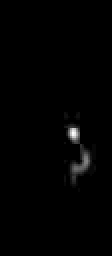
//> input picture frame 74 of build/out.avi, 56 x 128 px (shown 2 times larger)
$ ./FootDetection   (built with g++ and OpenCV 4)
//> lines starting //> are read from the running program, lines starting //| are printed output that depends on the picture; after the words box and inside, x2 and y2 are one past the last pixel; in counts of white or black regions, pixels touching at a corner belong together
#include <opencv2/highgui.hpp>
#include <opencv2/video.hpp>
#include <opencv2/imgproc.hpp>
#include <vector>
#include <iostream>
#include <chrono>
using namespace std;
using namespace cv;

// [28 lines left out: functions type2str, compareContourX, not called in this run]
class PressureData
{
public:
	double Mx, My, force, Fx, Fy;
	PressureData();
	PressureData(double Mx, double My, double force);
	PressureData& operator=(const PressureData& pData)
	{
		// 处理自我赋值
		if (this == &pData) return *this;
		Mx = pData.Mx;
		My = pData.My;
		force = pData.force;
		Fx = pData.Fx;
		Fy = pData.Fy;
		// 处理链式赋值
		return *this;
	}
	// [14 lines left out: functions retriveData, swap, not called in this run]
	void printData()
	{
		printf("Mx: %f\tMy: %f\t Force: %f\tFx: %f\tFy: %f\n", Mx, My, force, Fx, Fy);
	}
};
PressureData::PressureData()
{
	Mx = My = force = Fx = Fy = 0;
}
PressureData::PressureData(double _Mx, double _My, double _force)
{
	Mx = _Mx;
	My = _My;
	force = _force;
	Fx = Mx / _force;
	Fy = My / _force;
}
static Scalar leftScalar(-1, -1, -1, -1), rightScalar(-1, -1, -1, -1);
static int leftGaitCnt = 0;
static int rightGaitCnt = 0;
inline Scalar bottomPoint(Mat m)
{
	Scalar pos(-1, -1, -1, -1);
	for (int y = 0; y < m.rows; y++)
	{
		const uchar* inData = m.ptr<uchar>(y);
		for (int x = 0; x < m.cols; x++)
		{
			if (inData[x])
			{
				pos[0] = x;
				pos[1] = y;
			}
		}
	}
	for (int y = m.rows-1; 0<=y ; y--)
	{
		const uchar* inData = m.ptr<uchar>(y);
		for (int x = m.cols-1; 0<=x; x--)
		{
			if (inData[x])
			{
				pos[2] = x;
				pos[3] = y;
			}
		}
	}
	return pos;
}
int main()
{
	VideoCapture cap("out.avi");
	Mat frame;
	namedWindow("Frame", cv::WINDOW_NORMAL);
	namedWindow("Binary", cv::WINDOW_NORMAL);
	namedWindow("leftMask", cv::WINDOW_NORMAL);
	namedWindow("rightMask", cv::WINDOW_NORMAL);
	namedWindow("left", cv::WINDOW_NORMAL);
	namedWindow("right", cv::WINDOW_NORMAL);
	// [6 lines of commented-out code are left out]

	Mat dilateEle = getStructuringElement(cv::MORPH_DILATE, cv::Size(3, 9));

	while (true)
	{
		PressureData lData;
		PressureData rData;
		auto start = std::chrono::high_resolution_clock::now();
		cap >> frame;
//> frame is the input picture: 128 rows x 56 cols, CV_8UC3; min 0, max 31, mean 0.2
		if (frame.empty()) break;
		Mat grey;
		frame *= 5;
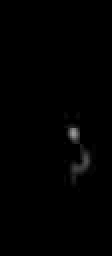
//> frame: 128 rows x 56 cols, CV_8UC3 (shown 2 times larger); 3.85% of pixels changed, all inside (x1, y1, x2, y2) = (32, 56, 48, 96)
		copyMakeBorder(frame, frame, 1, 0, 1, 0, BORDER_CONSTANT, Scalar(0));
//> frame: 129 rows x 57 cols, CV_8UC3
		if (frame.channels() == 3) cvtColor(frame, grey, COLOR_BGR2GRAY);
		Mat binary = grey.clone();
		threshold(binary, binary, 0, 255, THRESH_BINARY);
		dilate(binary, binary, dilateEle, Point(-1,-1), 2);
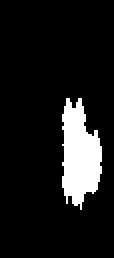
//> binary: 129 rows x 57 cols, CV_8UC1 (shown 2 times larger); 10.4% white; 1 white region
		vector<vector<Point2i>> contours, leftContour, rightContour;
		findContours(binary, contours, RETR_EXTERNAL, CHAIN_APPROX_NONE);
//> contours = 1 contour; box (x1, y1, x2, y2) and area: (31, 49, 51, 105) 690
		if (contours.size()<1)
		{
			cout << "contours number invalid" << endl;
			leftGaitCnt = 0;
			rightGaitCnt = 0;
			continue;
		}
		if (2 < contours.size()) break; // serious error, 之后加入报错机制
		double output[6] = { 0,0,0,0,0,0 };
		Mat leftMask = Mat::zeros(Size(frame.cols, frame.rows), CV_8UC1);
		Mat rightMask = Mat::zeros(Size(frame.cols, frame.rows), CV_8UC1);
		Mat left = Mat::zeros(Size(frame.cols, frame.rows), CV_8UC1);
		Mat right = Mat::zeros(Size(frame.cols, frame.rows), CV_8UC1);
		std::sort(contours.begin(), contours.end(), compareContourX);
		if (contours.size() < 2)
		{
			Rect r = boundingRect(Mat(contours[0]));
//> r = Rect(31, 49, 20, 56)
			Point br = (r.br()+r.tl())/2;
//> br = Point(41, 77)
			if ( br.x< frame.cols/2)
			{
				drawContours(leftMask, contours, -1, Scalar(255), -1);
				grey.copyTo(left, leftMask);
				Moments lM = moments(left);
				lData = PressureData(lM.m10, lM.m01, sum(left)[0]);
				if (frame.cols / 2 <lData.Fx) swap(lData, rData);
			}
			else
			{
				drawContours(rightMask, contours, -1, Scalar(255), -1);
				grey.copyTo(right, rightMask);
				Moments rM = moments(right);
//> rM = moments, m00 8635, centre m10/m00, m01/m00 = (39.44, 75.55)
				rData = PressureData(rM.m10, rM.m01, sum(right)[0]);
				if (rData.Fx < frame.cols / 2) swap(lData, rData);
			}
		}
		else
		{
			leftContour.push_back(contours[0]);
			rightContour.push_back(contours[1]);
			drawContours(leftMask, leftContour, -1, Scalar(255), -1);
			drawContours(rightMask, rightContour, -1, Scalar(255),-1);
			grey.copyTo(left, leftMask);
			grey.copyTo(right, rightMask);
			Moments lM = moments(left);
			lData = PressureData(lM.m10, lM.m01, sum(left)[0]);
			Moments rM = moments(right);
			rData = PressureData(rM.m10, rM.m01, sum(right)[0]);
			if (lData.Fx < rData.Fx) swap(lData, rData);
		}
		if (lData.force)
		{
			leftGaitCnt++;
			leftScalar = bottomPoint(left)[0];
		}
		else
		{
			leftGaitCnt = 0;
		}
		if (rData.force)
		{
			rightGaitCnt++;
			rightScalar = bottomPoint(right);
//> rightScalar = Scalar(40, 96, 33, 57)
		}
		if (leftGaitCnt)
		{
			circle(frame, Point(leftScalar[0], leftScalar[1]), 1,Scalar(255, 0, 0), 1);
			circle(frame, Point(leftScalar[2], leftScalar[3]), 1, Scalar(255, 0, 0), 1);
		}
		if (rightGaitCnt)
		{
			circle(frame, Point(rightScalar[0], rightScalar[1]), 1, Scalar(255, 0, 0), 1);
			circle(frame, Point(rightScalar[2], rightScalar[3]), 1, Scalar(255, 0, 0), 1);
//> frame: 129 rows x 57 cols, CV_8UC3; mean B, G, R 1.4, 1.2, 1.2
		}
		cout << "Left" << endl;
		lData.printData();
		cout << "right" << endl;
		rData.printData();
		auto end = std::chrono::high_resolution_clock::now();
		std::chrono::duration<double> time = end- start;
		std::cout << "Time on export gait data: " << time.count() << std::endl;
		drawContours(frame, contours, -1, Scalar(0,0,255));
		// 水平翻转，现在的视角与面向行走者时看到的视角一样
		flip(frame, frame, 1);
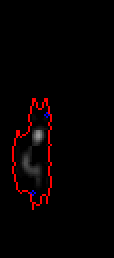
//> frame: 129 rows x 57 cols, CV_8UC3 (shown 2 times larger); mean B, G, R 1.4, 1.2, 6.1
		flip(left, left, 1);
		flip(right, right, 1);
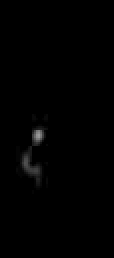
//> right: 129 rows x 57 cols, CV_8UC1 (shown 2 times larger); min 0, max 155, mean 1.2
		imshow("Frame", frame);
		imshow("Binary", binary);
		imshow("leftMask", leftMask);
		imshow("rightMask", rightMask);
		imshow("left", left);
		imshow("right", right);
		waitKey(0);
		if (waitKey(1) == 27) break;
//> the Esc key is pressed
	}
}
